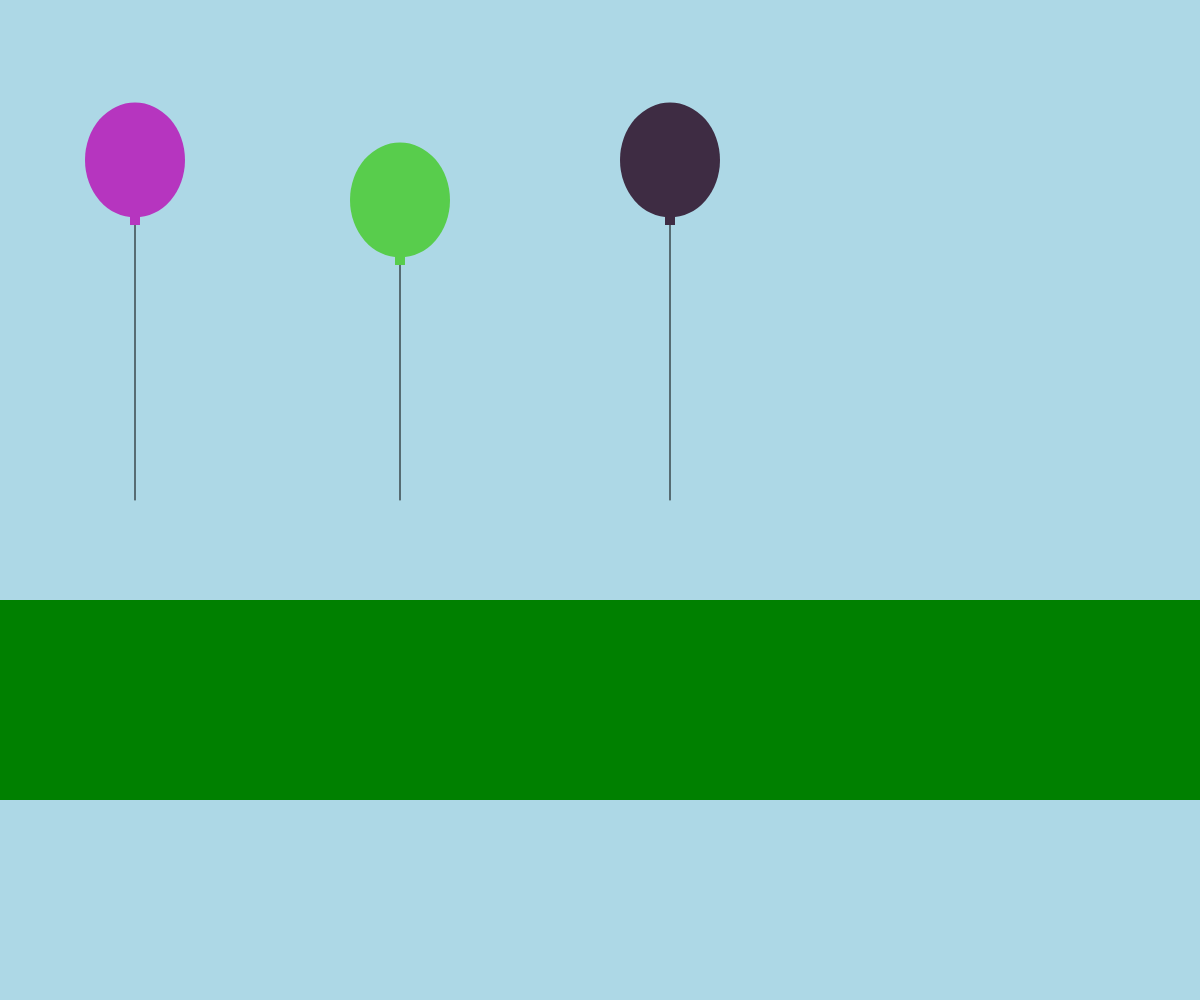
Frame 1 (no input)
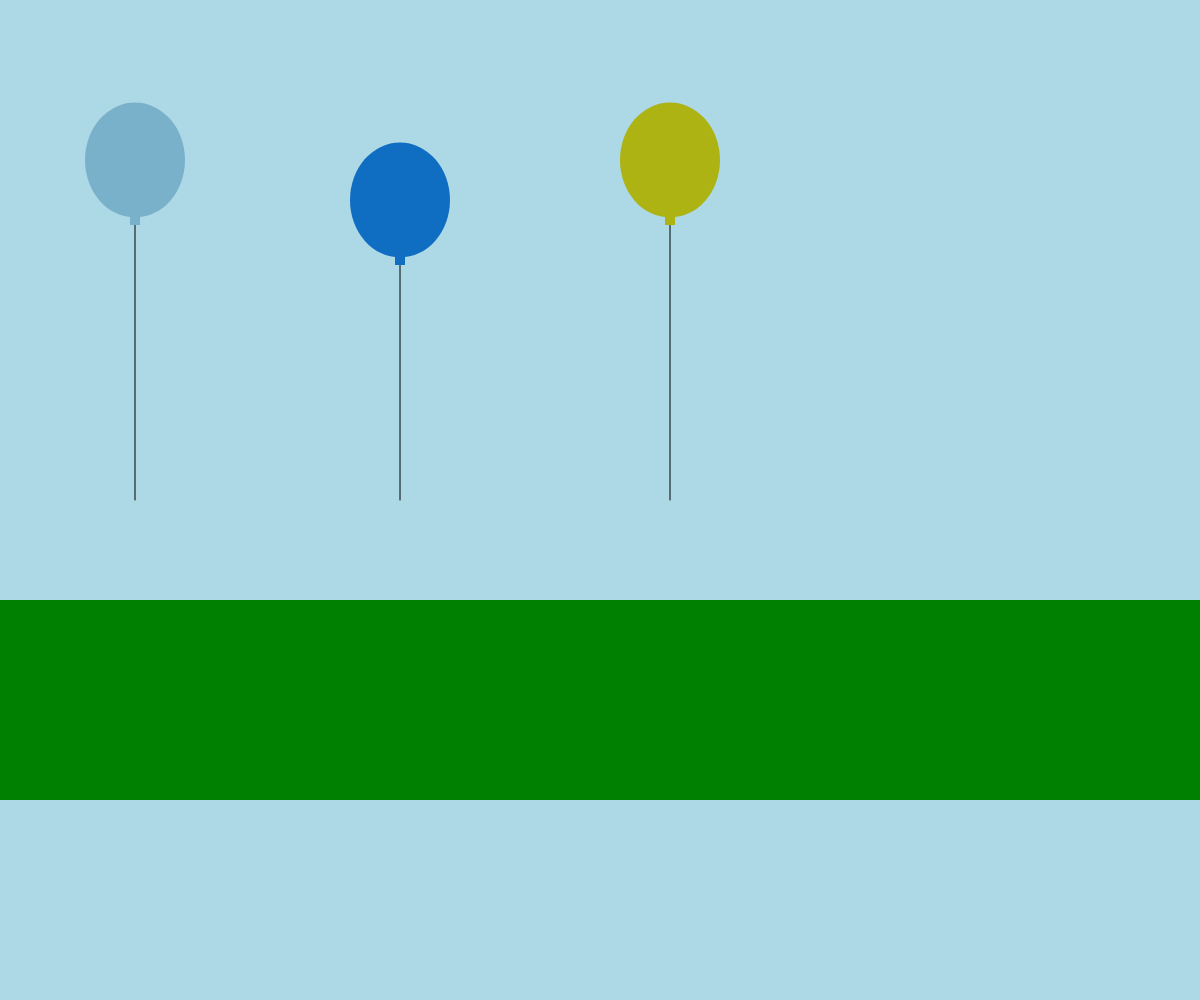
Frame 2 (the mouse pressed at the canvas centre, redrawn once)

The p5.js sketch that drew these frames (run headless with seeded random() and noise() and a simulated clock; the mouse was pressed at the canvas centre and the sketch redrawn once):

// p5.js sketch
// ── sketch.js
function setup() {
  createCanvas(windowWidth, windowHeight);
  noLoop();
}

function draw() {
background("lightblue");
fill("green");
noStroke();
rect(0, 600, windowWidth, 200);

//persona
stroke("black");
line(135,195,135,500);
noStroke();
fill(random(0,255),random(0,255),random(0,255));
ellipse(135,160,100,115);
rect(130,195,10,30);

stroke("black");
line(400,235,400,500);
noStroke();
fill(random(0,255),random(0,255),random(0,255));
ellipse(400,200,100,115);
rect(395,235,10,30);

stroke("black");
line(670,195,670,500);
noStroke();
fill(random(0,255),random(0,255),random(0,255));
ellipse(670,160,100,115);
rect(665,195,10,30);

}
